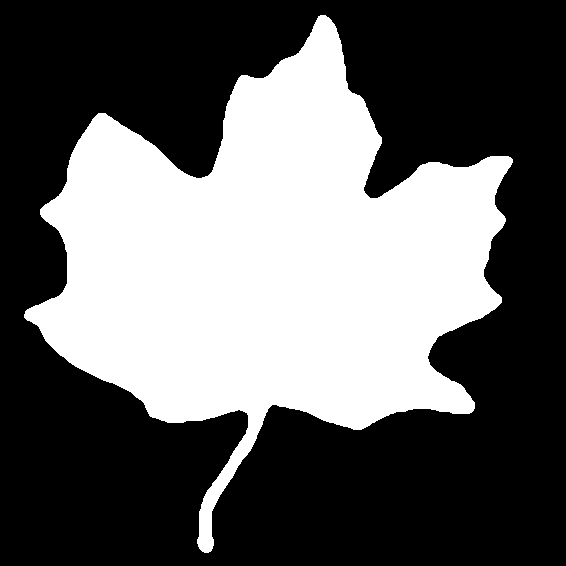
%> input picture cw3/Fourier_descriptors/leaf.tif, 566 x 566 px
$ octave fd.m   (GNU Octave 9; MATLAB toolbox functions it lacks are replaced by stand-ins)
%> lines starting %> are read from the running program, lines starting %| are printed output that depends on the picture; in (x1, y1, x2, y2) boxes, pixels count from 0 and x2, y2 are one past the last pixel; in counts of white or black regions, pixels touching at a corner belong together; the program's own positions count from 1

clear all
close all

%
I = imread('leaf.tif');
%> I: size 566x566 logical; 38.2% white; 1 white region, box (x1, y1, x2, y2) and area: (24, 15, 513, 553) 122446
figure, imshow(I);
title("Original Image");
pause;

I_deformed = imread('leaf_deformed.png');
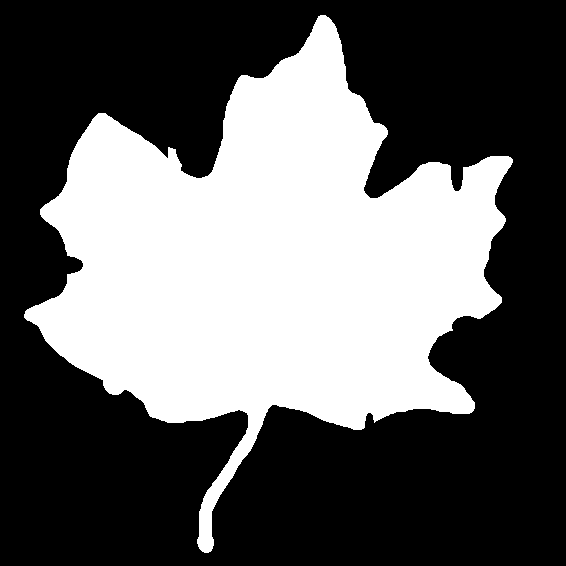
%> input picture cw3/Fourier_descriptors/leaf_deformed.png, 566 x 566 px
%> I_deformed is the input picture: size 566x566x3 uint8; 38.1% white; 1 white region, box (x1, y1, x2, y2) and area: (24, 15, 513, 553) 122194


I_noised = imnoise(single(I), 'salt & pepper');
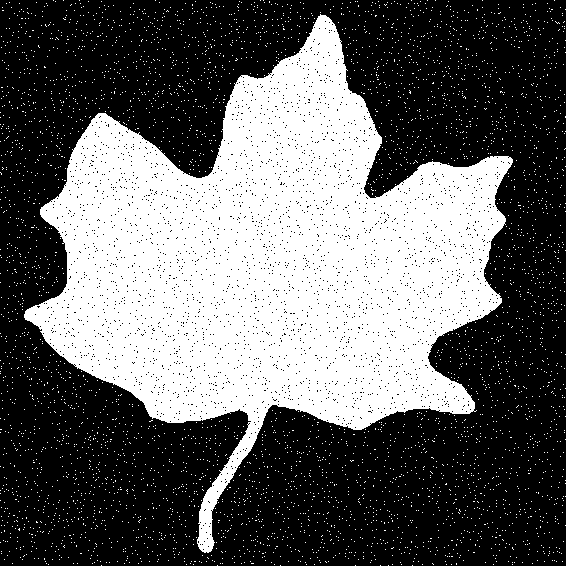
%> I_noised: size 566x566 single; values 0 (black) and 1 (white), 38.8% white; 4474 white regions (4473 under 20 px), largest, box (x1, y1, x2, y2) and area: (24, 14, 513, 553) 119476
figure, imshow(I_noised);
title("Noised Image");
pause;
%
%% Put below in commentary if image already in black and white
% [13 lines of commented-out code are left out]
bw_param = 0.5;
I_deformed = im2bw(I_deformed,bw_param*graythresh(I_deformed));
figure, imshow(I_deformed);
title("Deformed, BW version of the image");
pause;
%%
%
% Find a starting point on the boundary
[rows cols] = find(I~=0);
%> rows = 122446 values from 16 to 553; cols = 122446 values from 25 to 513

contour = bwtraceboundary(I, [rows(1), cols(1)], 'N');
%> contour = 1900 rows, first 12: [315 25; 314 26; 313 26; 312 26; 311 27; 310 28; 310 29; 309 30; 309 31; 308 32; 308 33; 307 34]
contour_deformed = bwtraceboundary(I_deformed, [rows(1), cols(1)], 'N'); % starting from the same point
%> contour_deformed = 2022 rows, first 12: [315 25; 314 26; 313 26; 312 26; 311 27; 310 28; 310 29; 309 30; 309 31; 308 32; 308 33; 307 34]
contour_noised = bwtraceboundary(I, [rows(1), cols(1)], 'N');
%> contour_noised has the same summary as contour
% Subsample the boundary points so we have exactly 128, and put them into a
% complex number format (x + jy)
sampleFactor = length(contour)/128;
%> sampleFactor = 14.84
dist = 1;
for i=1:128
    c(i) = contour(round(dist),2) + j*contour(round(dist),1);
    c_def(i) = contour_deformed(round(dist),2) + j*contour_deformed(round(dist),1);
    c_noi(i) = contour_noised(round(dist),2) + j*contour_noised(round(dist),1);
    dist = dist + sampleFactor;
end
%> this loop made 128 passes
%> dist on passes 1 to 12: 15.84, 30.69, 45.53, 60.38, 75.22, 90.06, 104.9, 119.8, 134.6, 149.4, 164.3, 179.1
%> after the loop, dist = 1901

C = fft(c);
C_def = fft(c_def);
C_noi = fft(c_noi);
% Chop out some of the smaller coefficients (less than umax)
% umax = 32;
umax = 13;
Capprox = C;
Capprox_def = C_def;
Capprox_noi = C_noi;
for u=1:128
    if u > umax & u < 128-umax
        Capprox(u) = 0;
        Capprox_def(u) = 0;
        Capprox_noi(u) = 0;
    end
end

% Take inverse fft
cApprox = ifft(Capprox);
cApprox_def = ifft(Capprox_def);
cApprox_noi = ifft(Capprox_noi);


% Show original boundary and approximated boundary
figure, imshow(imcomplement(bwperim(I)));
hold on, plot(cApprox,'r');
title("Contour and Fourier descriptors, original image");
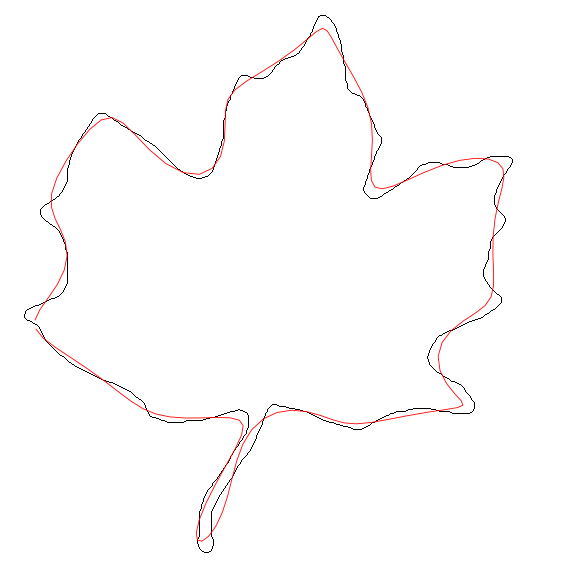
%> figure redrawn from the program's plot data; its title reads 'Contour and Fourier descriptors, original image'

% Show original boundary and approximated boundary for deformed image
figure, imshow(imcomplement(bwperim(I_deformed)));
hold on, plot(cApprox_def,'r');
title("Contour and Fourier descriptors, deformed image");
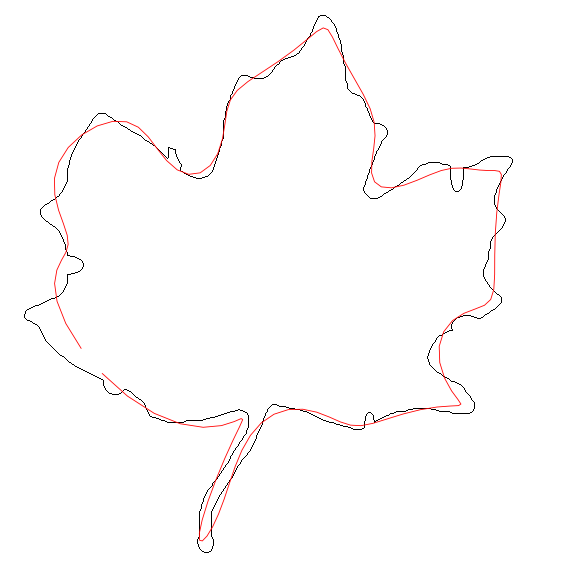
%> figure redrawn from the program's plot data; its title reads 'Contour and Fourier descriptors, deformed image'

% Show original boundary and approximated boundary for noised image
figure, imshow(imcomplement(bwperim(I_noised)));
hold on, plot(cApprox_noi,'r');
title("Contour and Fourier descriptors, deformed image");
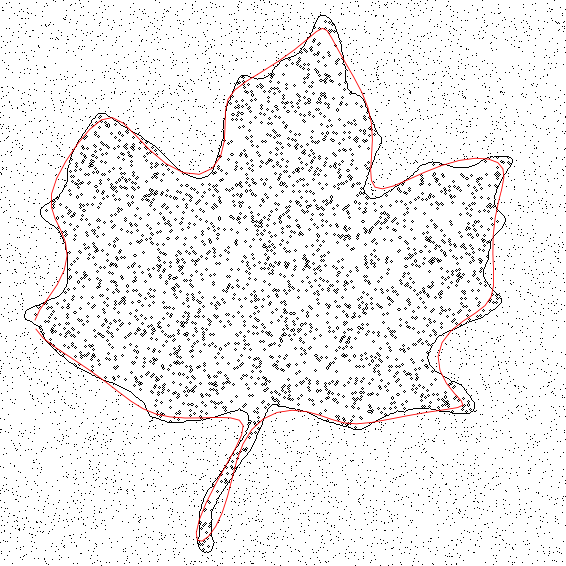
%> figure redrawn from the program's plot data; its title reads 'Contour and Fourier descriptors, deformed image'


% Show boundary comparison, original/deformed
figure, plot(cApprox,'r');
hold on, plot(cApprox_def,'g');
title("Comparison FD orignal/deformed image");
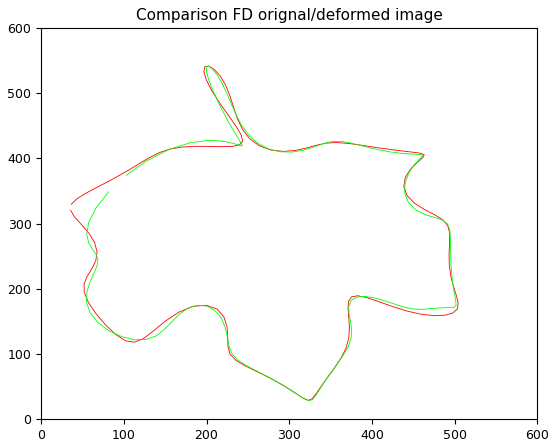
%> figure redrawn from the program's plot data

% Show boundary comparison, original/noised
figure, plot(cApprox,'r');
hold on, plot(cApprox_noi,'b');
title("Comparison FD orignal/noised image");
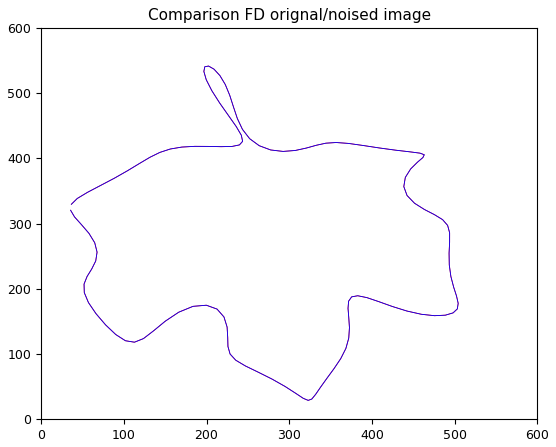
%> figure redrawn from the program's plot data
